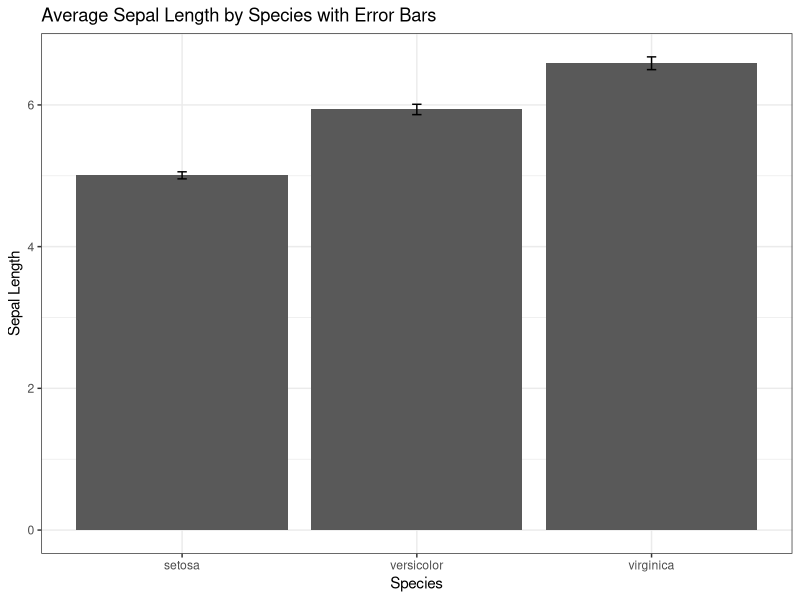
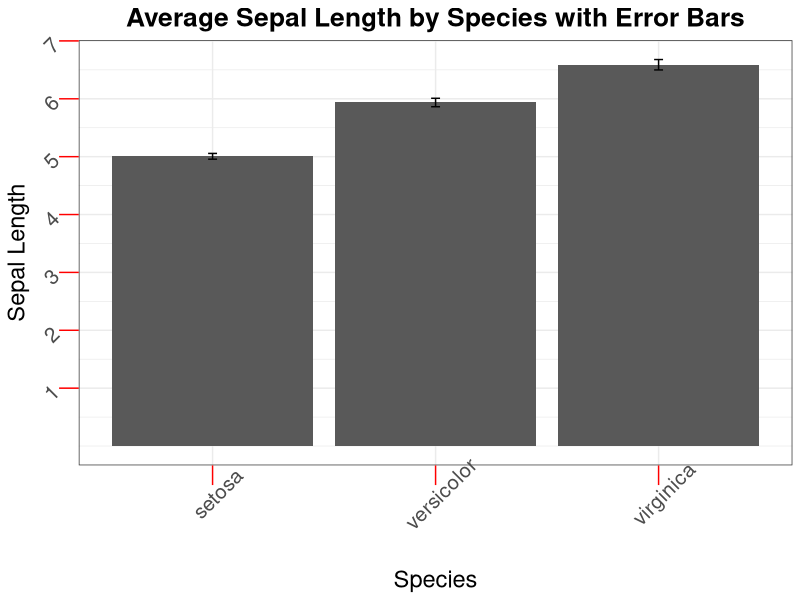
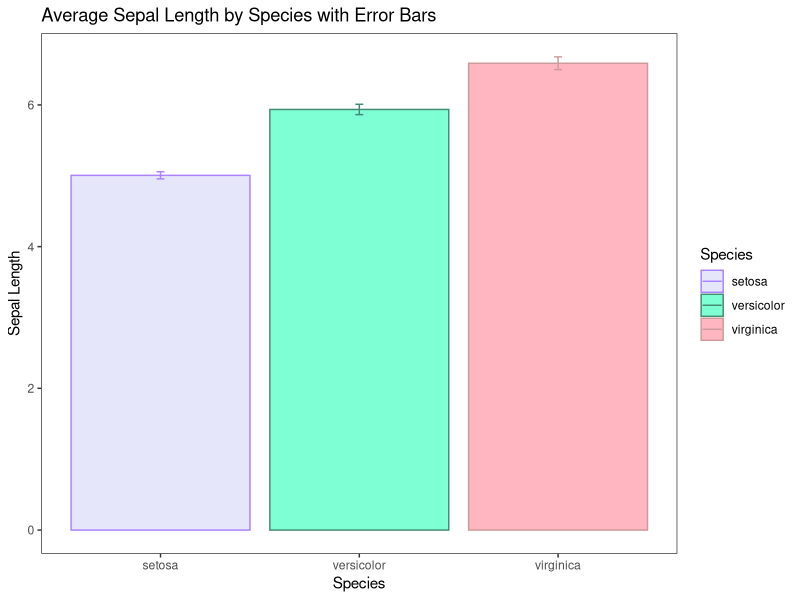
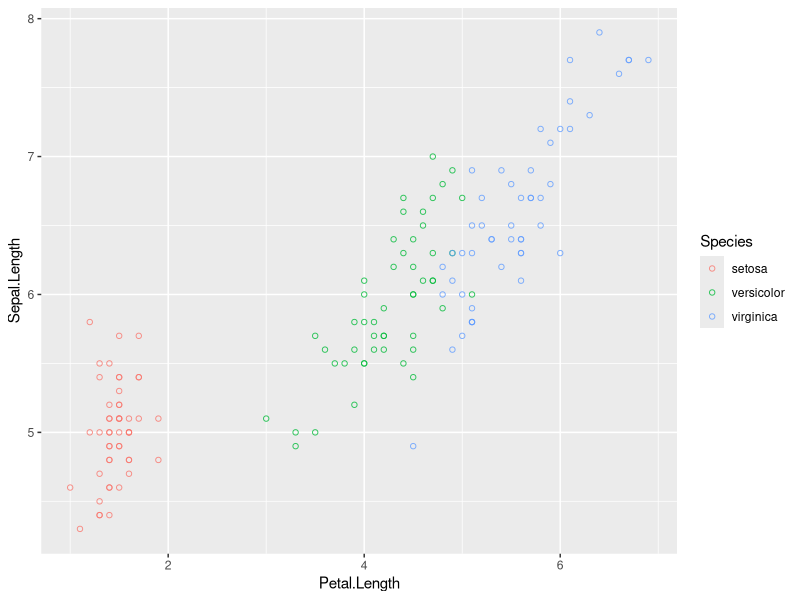
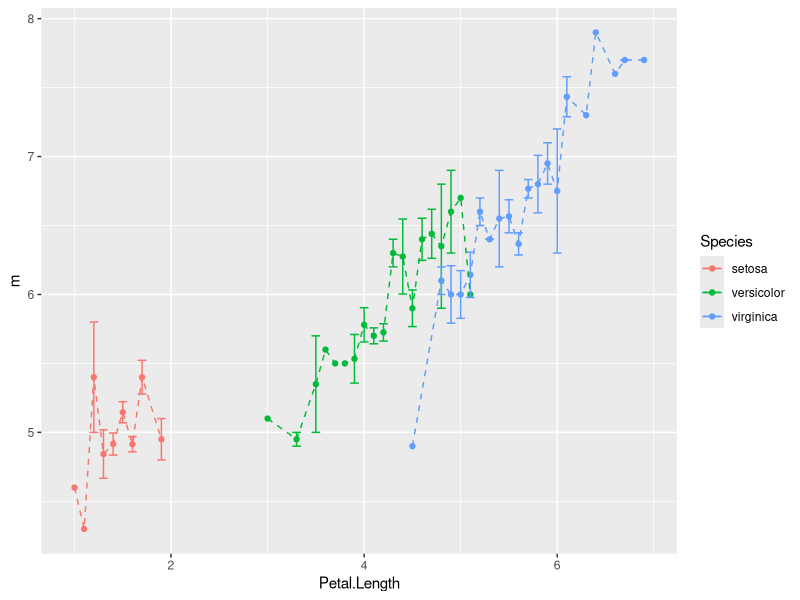
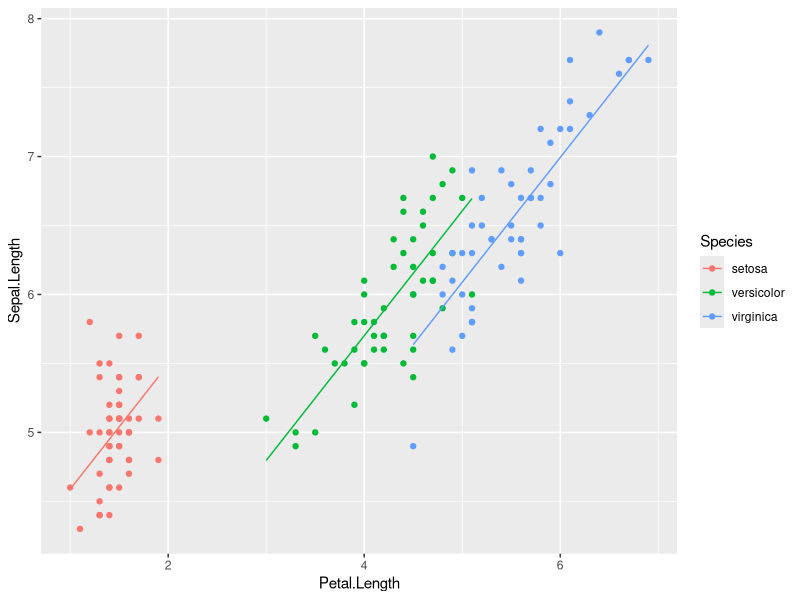
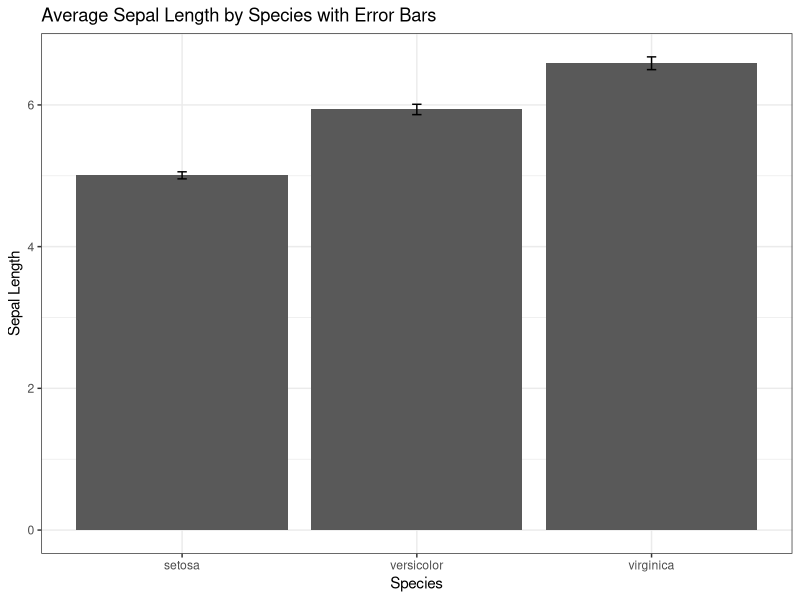
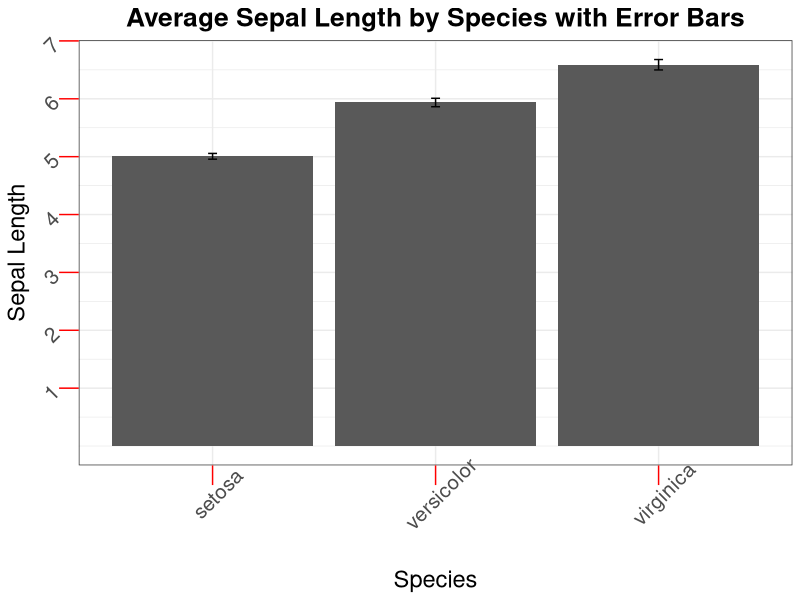

Write R code to recreate these figures, in order.
## ---- chunk 1
knitr::opts_chunk$set(echo = TRUE)
## ---- chunk 2
# introduction to R and ggplot
# author: 
# date:
# notes:

## load libraries and install any that are needed
install.packages("here", repos = "http://cran.us.r-project.org") #usually just needs the package name argument, but needed the second argument to knit the Rmd file
library(here) # to simplify file paths
library(tidyverse) # used in this script for plotting
# ALWAYS load libraries at the top of your code! This way, you know which libraries you need for each script and can ensure they are all loaded before you try to use any functions from them.

## create basic folders for every project
folders<- c("scripts", "data", "outputs", "figures") # create vector with what you want to name the four folders

dir<-here() #assign directory to here, which is the highest level directory (folder) in this project 

create.folders <- function(folder) { # simple function for inserting all folders
  dir.create(file.path(dir,folder))
} # we won't explicitly cover functions today, but this is much quicker than running dir.create for each folder individually
sapply(folders,create.folders) # applies the function we just wrote to each item in the vector 'folders'
## ---- chunk 3
val <- 2 + 2
Val <- 3 + 3 # assign new object

val
Val
# shows 2 different objects because the case is different

string <- NULL # replace 'NULL' with a word and double click and type either a single or double quote
## ---- chunk 4
val1 <- 2000 # will save as numerical
year <- '2000'# will save as character

# check with str()
str(val1) # str() inspects the structure of an object
str(year) # it provides objects types, dimensions, and contents
## ---- chunk 5
# we will use a data frame included in R for demo
str(iris)

# to plot barplots of mean and variation, we will use dplyr to summarize data
means <- iris %>% # specify df
  group_by(Species) %>% # what variable are we grouping the bars by
  summarise(mean = mean(Sepal.Length), se = sd(Sepal.Length)/sqrt(length(Sepal.Length)))
  # structure of args here is new_colname = function()
  # e.g., mean before '=' is what we want the column to be named in the new summarized df,
  # mean(Sepal.Length) after the '=' is the function we are using to calculate the values
means
# final table displays two columns, mean and standard error of the mean

?ggplot # can read the function documentation

# plot with ggplot using + to add layers
g1<-ggplot(means, aes(x = Species, y = mean)) + # df, aesthetics aka data mapping (x and y coordinates)
  geom_bar(stat = "identity", position = "dodge") + # what type of plot
  # stat: identity = plot default function, position: dodge = next to each other
  
  geom_errorbar(aes(ymin = mean - se, ymax = mean + se), # where to where to draw error bars
                width = 0.04,size=0.5, position = position_dodge(width = 0.9))
                # cap width, line thickness, same positioning as bars
# each geom is a new layer of the plot and usually requires new mapping (x, y)
#g1 #display plot
  
  # Set labels and title
g2<- g1 + labs(x = "Species", y = "Sepal Length", 
       title = "Average Sepal Length by Species with Error Bars")
#g2
  
g3<-g2 +  theme_bw()

g3 # display final plot

# Save the ggplot object as a png file
ggsave(here('figures/gg barplot base.png'), g3, width = 6, height = 4, units = 'in', dpi = 300)
# specify size in inches and resolution
## ---- chunk 6
# keep adding on layers
g4<-g3 + 
  # adjust title, axis text (tick labels) and titles
  theme(  #text = element_text(family = 'Helvetica'),
          plot.title=element_text(hjust=0.5, size = 19, face = 'bold'), 
          # center it, font size, bold face
          
          axis.ticks = element_line(color = "red", linewidth = 0.5, ), # adjust color and thickness
          axis.ticks.length = unit(0.5, "cm"), # adjust tick length
          axis.text=element_text(size=15, angle = 45), # font size and angle
          # axis.text.x = element_text(size = 20), can also separately adjust axes
          axis.title=element_text(size=17, # font size
                                  margin = margin(t = 12, r = 0, b = 0, l = 0))) + # default: 0 pt
                                  #increases distance between x axis label and plot

  # manually set what values you want to display ticks for
  scale_y_continuous(breaks=seq(1,7,1)) # 1 to 7, breaks every 1 unit
  
g4

# Save the ggplot object as a png file
ggsave(here('figures/gg barplot title axes.png'), g4, width = 6, height = 4, units = 'in', dpi = 300)
# is your title cut off? try changing the width of your output png!
## ---- chunk 7
# initialize new plot with args color and fill
# color is for lines and points, fill is for shapes (bar, boxplots)
# a few point types are filled points, which accept both color and fill args

# start new ggplot colored by 'Species' grouping
g5<- ggplot(means, aes(x = Species, y = mean, color = Species, fill = Species)) + 
  # color lines, fill area
  
  geom_bar(stat = "identity", position = "dodge") +
  geom_errorbar(aes(ymin = mean - se, ymax = mean + se),
                width = 0.04,size=0.5, position = position_dodge(width = 0.9)) +
  labs(x = "Species", y = "Sepal Length", 
       title = "Average Sepal Length by Species with Error Bars")
# g5

g6 <- g5 +  
  # Set manual colors 
  scale_fill_manual(values = c("lavender", "aquamarine", "lightpink")) + # color areas
  scale_color_manual(values = c("mediumpurple1", "aquamarine4", "rosybrown3")) + # color lines

  # adjust theme for a cleaner plot
  theme_bw() +
  theme(  panel.grid.major = element_blank(), #delete major grid lines
          panel.grid.minor = element_blank()) #delete minor grid lines
g6

# Save the ggplot object as a png file
ggsave(here('figures/gg barplot aes.png'), g6, 
       width = 6, height = 4, units = 'in', dpi = 300)
## ---- chunk 8
s<- ggplot(iris, aes(x = Petal.Length, y = Sepal.Length, color = Species)) + 
  geom_point(shape = 21, fill = NA, alpha = 0.8) # adjust point shape, (fill if open point), transparency
s

ggsave(here('figures/gg scatter.png'), s, 
       width = 6, height = 4, units = 'in', dpi = 300)
## ---- chunk 9
# first group the data so there is a mean and spread at each predictor level
means1<-iris %>% 
  group_by(Petal.Length, Species) %>% 
  summarize(m = mean(Sepal.Length),
            se = sd(Sepal.Length)/sqrt(length(Sepal.Length))) 
 
l1<-ggplot(means1, aes(x = Petal.Length, y = m, group = Species, color = Species)) +
  geom_point() +
  geom_errorbar(aes(ymin = m - se, ymax = m + se)) +
  geom_line(linetype = 'dashed') # also number types, same as base plot par
l1

ggsave(here('figures/gg line.png'), l1, 
       width = 6, height = 4, units = 'in', dpi = 300)

## ---- chunk 10
# calculate linear model (regression)
model <- lm(iris$Sepal.Length ~ iris$Species + iris$Petal.Length)
#lm (y ~ x); response ~ explanatory var

# predict data based on the model, aka get trendline point values
predicted <- predict(model) 

# residuals <- model$residuals # for plotting error

l2 <- ggplot(iris, aes(x = Petal.Length, y = Sepal.Length, color = Species, fill = Species)) +
  geom_point() + # put raw data points
  geom_line(aes(x = Petal.Length, y = predicted)) # +  # plot trendline
#  geom_ribbon(aes(ymin = predicted - 1.96 * sd(residuals), ymax = predicted + 1.96 * sd(residuals)),
#              group = iris$Species, alpha = 0.3, color = 'gray45')
              # plot 95% confidence interval, representative of inferential stats
l2

ggsave(here('figures/gg ANCOVA.png'), l2, 
       width = 6, height = 4, units = 'in', dpi = 300)
